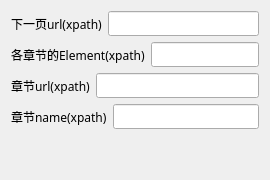
                               <widget class="QWidget" name="page_model_5">
                                <layout class="QVBoxLayout" name="verticalLayout_3">
                                 <item>
                                  <layout class="QHBoxLayout" name="hLayout_model_5_nextPageUrl">
                                   <item>
                                    <widget class="QLabel" name="label_model_5_nextPageUrl">
                                     <property name="font">
                                      <font>
                                       <family>Microsoft YaHei</family>
                                      </font>
                                     </property>
                                     <property name="text">
                                      <string>下一页url(xpath)</string>
                                     </property>
                                    </widget>
                                   </item>
                                   <item>
                                    <widget class="QLineEdit" name="lineEdit_model_5_nextPageUrl">
                                     <property name="minimumSize">
                                      <size>
                                       <width>0</width>
                                       <height>0</height>
                                      </size>
                                     </property>
                                     <property name="maximumSize">
                                      <size>
                                       <width>1000</width>
                                       <height>1000</height>
                                      </size>
                                     </property>
                                     <property name="baseSize">
                                      <size>
                                       <width>0</width>
                                       <height>0</height>
                                      </size>
                                     </property>
                                     <property name="font">
                                      <font>
                                       <family>Microsoft YaHei</family>
                                       <pointsize>9</pointsize>
                                      </font>
                                     </property>
                                     <property name="alignment">
                                      <set>Qt::AlignLeading|Qt::AlignLeft|Qt::AlignTop</set>
                                     </property>
                                    </widget>
                                   </item>
                                  </layout>
                                 </item>
                                 <item>
                                  <layout class="QHBoxLayout" name="hLayout_model_5_chapterElement">
                                   <item>
                                    <widget class="QLabel" name="label_model_5_chapterElement">
                                     <property name="font">
                                      <font>
                                       <family>Microsoft YaHei</family>
                                      </font>
                                     </property>
                                     <property name="text">
                                      <string>各章节的Element(xpath)</string>
                                     </property>
                                    </widget>
                                   </item>
                                   <item>
                                    <widget class="QLineEdit" name="lineEdit_model_5_chapterElement">
                                     <property name="minimumSize">
                                      <size>
                                       <width>0</width>
                                       <height>0</height>
                                      </size>
                                     </property>
                                     <property name="maximumSize">
                                      <size>
                                       <width>1000</width>
                                       <height>1000</height>
                                      </size>
                                     </property>
                                     <property name="baseSize">
                                      <size>
                                       <width>0</width>
                                       <height>0</height>
                                      </size>
                                     </property>
                                     <property name="font">
                                      <font>
                                       <family>Microsoft YaHei</family>
                                       <pointsize>9</pointsize>
                                      </font>
                                     </property>
                                     <property name="alignment">
                                      <set>Qt::AlignLeading|Qt::AlignLeft|Qt::AlignTop</set>
                                     </property>
                                    </widget>
                                   </item>
                                  </layout>
                                 </item>
                                 <item>
                                  <layout class="QHBoxLayout" name="hLayout_model_5_chapterUrl">
                                   <item>
                                    <widget class="QLabel" name="label_model_5_chapterUrl">
                                     <property name="font">
                                      <font>
                                       <family>Microsoft YaHei</family>
                                      </font>
                                     </property>
                                     <property name="text">
                                      <string>章节url(xpath)</string>
                                     </property>
                                    </widget>
                                   </item>
                                   <item>
                                    <widget class="QLineEdit" name="lineEdit_model_5_chapterUrl">
                                     <property name="minimumSize">
                                      <size>
                                       <width>0</width>
                                       <height>0</height>
                                      </size>
                                     </property>
                                     <property name="maximumSize">
                                      <size>
                                       <width>1000</width>
                                       <height>1000</height>
                                      </size>
                                     </property>
                                     <property name="baseSize">
                                      <size>
                                       <width>0</width>
                                       <height>0</height>
                                      </size>
                                     </property>
                                     <property name="font">
                                      <font>
                                       <family>Microsoft YaHei</family>
                                       <pointsize>9</pointsize>
                                      </font>
                                     </property>
                                     <property name="alignment">
                                      <set>Qt::AlignLeading|Qt::AlignLeft|Qt::AlignTop</set>
                                     </property>
                                    </widget>
                                   </item>
                                  </layout>
                                 </item>
                                 <item>
                                  <layout class="QHBoxLayout" name="hLayout_model_5_chapterName">
                                   <item>
                                    <widget class="QLabel" name="label_model_5_chapterName">
                                     <property name="font">
                                      <font>
                                       <family>Microsoft YaHei</family>
                                      </font>
                                     </property>
                                     <property name="text">
                                      <string>章节name(xpath)</string>
                                     </property>
                                    </widget>
                                   </item>
                                   <item>
                                    <widget class="QLineEdit" name="lineEdit_model_5_chapterName">
                                     <property name="minimumSize">
                                      <size>
                                       <width>0</width>
                                       <height>0</height>
                                      </size>
                                     </property>
                                     <property name="maximumSize">
                                      <size>
                                       <width>1000</width>
                                       <height>1000</height>
                                      </size>
                                     </property>
                                     <property name="baseSize">
                                      <size>
                                       <width>0</width>
                                       <height>0</height>
                                      </size>
                                     </property>
                                     <property name="font">
                                      <font>
                                       <family>Microsoft YaHei</family>
                                       <pointsize>9</pointsize>
                                      </font>
                                     </property>
                                     <property name="alignment">
                                      <set>Qt::AlignLeading|Qt::AlignLeft|Qt::AlignTop</set>
                                     </property>
                                    </widget>
                                   </item>
                                  </layout>
                                 </item>
                                 <item>
                                  <spacer name="vSpacer_model_5">
                                   <property name="orientation">
                                    <enum>Qt::Vertical</enum>
                                   </property>
                                   <property name="sizeHint" stdset="0">
                                    <size>
                                     <width>20</width>
                                     <height>40</height>
                                    </size>
                                   </property>
                                  </spacer>
                                 </item>
                                </layout>
                               </widget>
